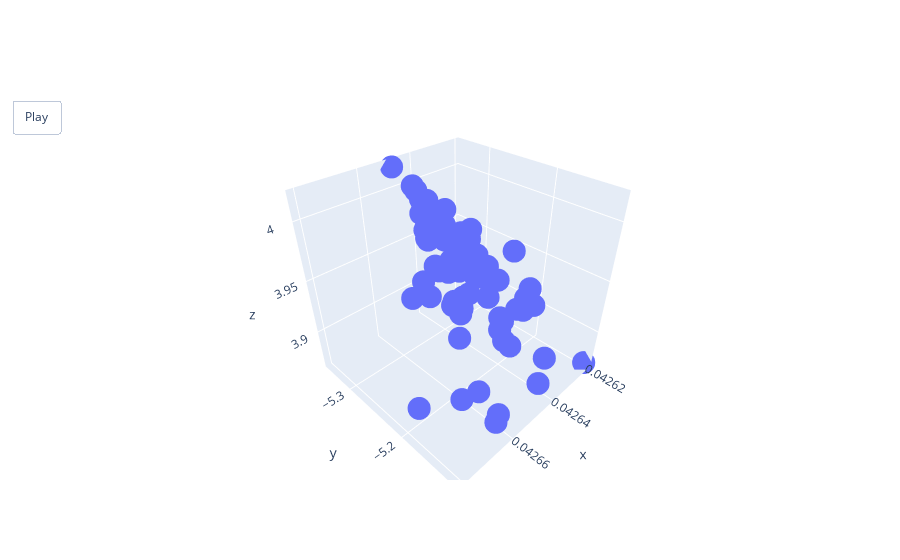

The cell this chart's notebook holds for it:
### Code cell
import numpy as np
x = np.load("./motion_pred_3d_Wan2.2-TI2V-5B_frame0000.npy")
# Plot animated 3D scatter plot (T, J, 3)
import plotly.graph_objects as go
from plotly.subplots import make_subplots
T, J, _ = x.shape
fig = make_subplots(rows=1, cols=1, specs=[[{'type': 'scatter3d'}]])
scatter = go.Scatter3d(x=x[0, :, 0], y=x[0, :, 1], z=x[0, :, 2], mode='markers')
fig.add_trace(scatter, row=1, col=1)
frames = [go.Frame(data=[go.Scatter3d(x=x[t, :, 0], y=x[t, :, 1], z=x[t, :, 2], mode='markers')],
                   name=f'frame{t}') for t in range(T)]
fig.frames = frames
fig.update_layout(updatemenus=[dict(type='buttons', showactive=False,
                                    buttons=[dict(label='Play', method='animate',
                                                  args=[None, {'frame': {'duration': 100, 'redraw': True},
                                                               'fromcurrent': True}])])])
fig.show()

### Figure 1 — Plotly figure (JSON) as saved in the notebook; plotly's stock layout.template omitted (floating-point values rounded to 4 significant figures)
{"data": [{"mode": "markers", "scene": "scene", "type": "scatter3d", "x": [0.04266, 0.04265, 0.04265, 0.04266, 0.04265, 0.04263, 0.04262, 0.04265, 0.04265, 0.04265, 0.04264, 0.04264, 0.04264, 0.04262, 0.04265, 0.04266, 0.04263, 0.04264, 0.04265, 0.04264, 0.04264, 0.04265, 0.04267, 0.04264, 0.04264, 0.04264, 0.04264, 0.04267, 0.04265, 0.04266, 0.04265, 0.04265, 0.04265, 0.04265, 0.04264, 0.04263, 0.04266, 0.04265, 0.04264, 0.04264, 0.04268, 0.04266, 0.04264, 0.04265, 0.04265, 0.04264, 0.04264, 0.04263, 0.04265, 0.04263, 0.04265, 0.04265, 0.04263, 0.04265, 0.04262, 0.04264, 0.04264, 0.04263, 0.04265, 0.04265, 0.04264, 0.04264, 0.04264, 0.04265, 0.04264], "y": [-5.201, -5.228, -5.247, -5.158, -5.283, -5.194, -5.239, -5.227, -5.281, -5.217, -5.312, -5.275, -5.267, -5.203, -5.348, -5.241, -5.191, -5.299, -5.301, -5.197, -5.255, -5.304, -5.161, -5.237, -5.252, -5.258, -5.216, -5.246, -5.251, -5.131, -5.258, -5.29, -5.179, -5.276, -5.172, -5.274, -5.135, -5.328, -5.226, -5.287, -5.175, -5.253, -5.193, -5.26, -5.255, -5.188, -5.133, -5.189, -5.323, -5.224, -5.22, -5.227, -5.146, -5.289, -5.119, -5.253, -5.28, -5.198, -5.315, -5.286, -5.267, -5.239, -5.236, -5.226, -5.241], "z": [3.92, 3.938, 3.951, 3.892, 3.975, 3.916, 3.946, 3.938, 3.974, 3.931, 3.994, 3.97, 3.964, 3.921, 4.018, 3.946, 3.913, 3.986, 3.987, 3.917, 3.956, 3.989, 3.894, 3.944, 3.954, 3.958, 3.93, 3.95, 3.953, 3.874, 3.958, 3.979, 3.905, 3.97, 3.901, 3.969, 3.876, 4.005, 3.937, 3.978, 3.903, 3.955, 3.915, 3.959, 3.956, 3.912, 3.874, 3.912, 4.002, 3.936, 3.933, 3.937, 3.883, 3.979, 3.866, 3.955, 3.973, 3.918, 3.996, 3.977, 3.964, 3.946, 3.943, 3.937, 3.947]}], "layout": {"scene": {"domain": {"x": [0, 1], "y": [0, 1]}}, "updatemenus": [{"buttons": [{"args": [null, {"frame": {"duration": 100, "redraw": true}, "fromcurrent": true}], "label": "Play", "method": "animate"}], "showactive": false, "type": "buttons"}]}}
